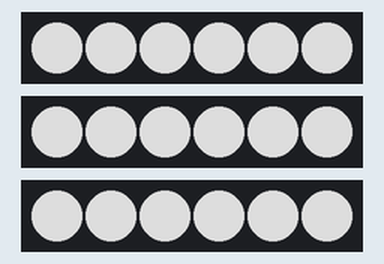
The sketch below on a simulated Arduino Nano, built with avr-gcc and run on an emulated ATmega328P. On the bench: 3 × 6 RGB LEDs in strip order, left to right. Dim RGB values are drawn brighter than linear; the strip is taken to match the declared colour order.

Above: at 0.45 s.
At 3.18 s:
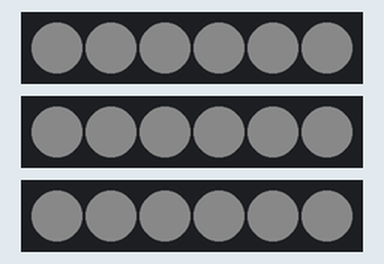
Timing chart, 0 to 40.0 s (numbered marks = the images above):
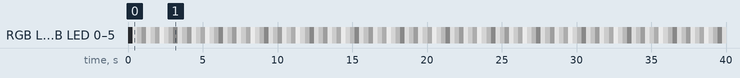

The sketch:

main.ino
```cpp
#include <Adafruit_NeoPixel.h>

// Data pins: D2, D3, D4
#define NUM_LEDS 6

Adafruit_NeoPixel strip1(NUM_LEDS, 2, NEO_RGBW);
Adafruit_NeoPixel strip2(NUM_LEDS, 3, NEO_RGBW);
Adafruit_NeoPixel strip3(NUM_LEDS, 4, NEO_RGBW);

void setup() {
  strip1.begin();
  strip2.begin();
  strip3.begin();
  strip1.show();
  strip2.show();
  strip3.show();
}

void loop() {
  for (int k = 200; k > 0; k -= 10) {
    for (int n = 0; n < NUM_LEDS; n++) {
      strip1.setPixelColor(n, strip1.Color(0, 0, 0, k));
      strip2.setPixelColor(n, strip2.Color(0, 0, 0, k));
      strip3.setPixelColor(n, strip3.Color(0, 0, 0, k));
    }
    delay(10);
    strip1.show();
    strip2.show();
    strip3.show();
  }
}
```

Measured:
- by itself, RGB LED 0–5, RGB LED 0–5, RGB LED 0–5: repeats every 3.0 s: RGB(90, 90, 90) 0.30 s, RGB(30, 30, 30) 0.30 s, RGB(170, 170, 170) 0.30 s, RGB(110, 110, 110) 0.30 s, RGB(50, 50, 50) 0.30 s, RGB(190, 190, 190) 0.30 s, RGB(130, 130, 130) 0.30 s, RGB(70, 70, 70) 0.30 s, RGB(10, 10, 10) 0.30 s, RGB(150, 150, 150) 0.30 s
- by itself, everything shown: repeats every 3.0 s, in 10 steps
